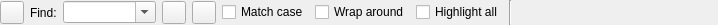
<?xml version="1.0" encoding="UTF-8"?>
<ui version="4.0">
 <class>SearchWidget</class>
 <widget class="QWidget" name="SearchWidget">
  <property name="geometry">
   <rect>
    <x>0</x>
    <y>0</y>
    <width>718</width>
    <height>25</height>
   </rect>
  </property>
  <property name="windowTitle">
   <string>Find</string>
  </property>
  <layout class="QHBoxLayout" name="horizontalLayout">
   <property name="margin">
    <number>0</number>
   </property>
   <item>
    <widget class="QToolButton" name="closeButton">
     <property name="toolTip">
      <string>Press to close the window</string>
     </property>
     <property name="text">
      <string/>
     </property>
    </widget>
   </item>
   <item>
    <widget class="QLabel" name="label">
     <property name="text">
      <string>Find:</string>
     </property>
    </widget>
   </item>
   <item>
    <widget class="QComboBox" name="findtextCombo">
     <property name="sizePolicy">
      <sizepolicy hsizetype="Expanding" vsizetype="Fixed">
       <horstretch>0</horstretch>
       <verstretch>0</verstretch>
      </sizepolicy>
     </property>
     <property name="editable">
      <bool>true</bool>
     </property>
     <property name="insertPolicy">
      <enum>QComboBox::InsertAtTop</enum>
     </property>
     <property name="duplicatesEnabled">
      <bool>false</bool>
     </property>
    </widget>
   </item>
   <item>
    <widget class="QToolButton" name="findPrevButton">
     <property name="toolTip">
      <string>Press to find the previous occurrence</string>
     </property>
    </widget>
   </item>
   <item>
    <widget class="QToolButton" name="findNextButton">
     <property name="toolTip">
      <string>Press to find the next occurrence</string>
     </property>
    </widget>
   </item>
   <item>
    <widget class="QCheckBox" name="caseCheckBox">
     <property name="text">
      <string>Match case</string>
     </property>
    </widget>
   </item>
   <item>
    <widget class="QCheckBox" name="wrapCheckBox">
     <property name="text">
      <string>Wrap around</string>
     </property>
    </widget>
   </item>
   <item>
    <widget class="QCheckBox" name="highlightAllCheckBox">
     <property name="text">
      <string>Highlight all</string>
     </property>
    </widget>
   </item>
   <item>
    <widget class="Line" name="infoLine">
     <property name="orientation">
      <enum>Qt::Vertical</enum>
     </property>
    </widget>
   </item>
   <item>
    <widget class="QLabel" name="infoLabel">
     <property name="minimumSize">
      <size>
       <width>200</width>
       <height>0</height>
      </size>
     </property>
     <property name="text">
      <string/>
     </property>
    </widget>
   </item>
  </layout>
 </widget>
 <tabstops>
  <tabstop>findtextCombo</tabstop>
  <tabstop>caseCheckBox</tabstop>
  <tabstop>wrapCheckBox</tabstop>
  <tabstop>highlightAllCheckBox</tabstop>
  <tabstop>findNextButton</tabstop>
  <tabstop>findPrevButton</tabstop>
  <tabstop>closeButton</tabstop>
 </tabstops>
 <resources/>
 <connections/>
</ui>
